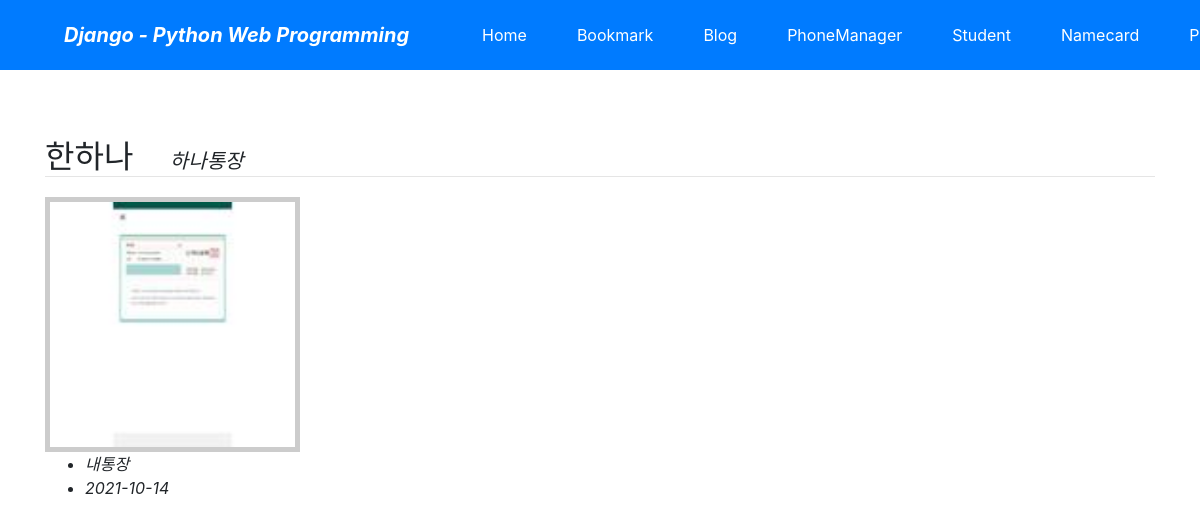
/photo/album/1/, run on the app's committed database.
### photo/models.py (models this page shows, shortened)
class Album(models.Model):
    name=models.CharField('NAME', max_length=30)
    description=models.CharField('One Line Description', max_length=100, blank=True)
    owner = models.ForeignKey('auth.User', on_delete=models.CASCADE, verbose_name='OWNER', blank=True, null=True)
    class Meta:
        ordering=('name',)

class Photo(models.Model):
    album= models.ForeignKey(Album, on_delete=models.CASCADE)
    title=models.CharField('TITLE', max_length=30)
    description=models.TextField('Photo Description', blank=True)
    image=ThumbnailImageField('IMAGE',upload_to='photo/%Y/%m')
    upload_dt=models.DateTimeField('UPLOAD DATE', auto_now_add=True)
    owner = models.ForeignKey('auth.User', on_delete=models.CASCADE, verbose_name='OWNER', blank=True, null=True)
    class Meta:
        ordering=('title',)
    def get_absolute_url(self):
        return reverse('photo:photo_detail', args=(self.id,))

### photo/fields.py (called while the page is built)
    def _add_thumb(self, s):
        parts=s.split('.')
        parts.insert(-1, 'thumb')
        if parts[-1].lower() not in ('jpeg', 'jpg'):
            parts[-1] = 'jpg'
        return '.'.join(parts)

    @property
    def thumb_url(self):
        return self._add_thumb(self.url)

### photo/templates/photo/album_detail.html (shortened to what this page needs)
{% extends "base.html" %}
{% block content %}
  <div class="mt-5">
      <span class="h2">{{object.name}}&emsp;</span>
      <span class="h5 font-italic">{{object.description}}</span>
  </div>
<hr style="margin: 0 0 20px 0;">
<div class="row">
    {% for photo in object.photo_set.all %}
    <div class="col-md-3 mb-5">
        <div class="thumbnail">
            <a href="{{photo.get_absolute_url}}">
                <img src="{{photo.image.thumb_url}}" style="width: 100%;">
            </a>
        </div>
        <ul>
            <li class="font-italic">{{photo.title}}</li>
            <li class="font-italic">{{photo.upload_dt|date:"Y-m-d"}}</li>
        </ul>
    </div>
    {% endfor %}
</div>
{% endblock %}

### photo/templates/photo/album_detail.html (style rules this page uses)
.thumbnail { border: 5px solid #ccc; }

### data on the page
Album: name "한하나", description "하나통장"
Photo: title "내통장", upload_dt "2021-10-14"
